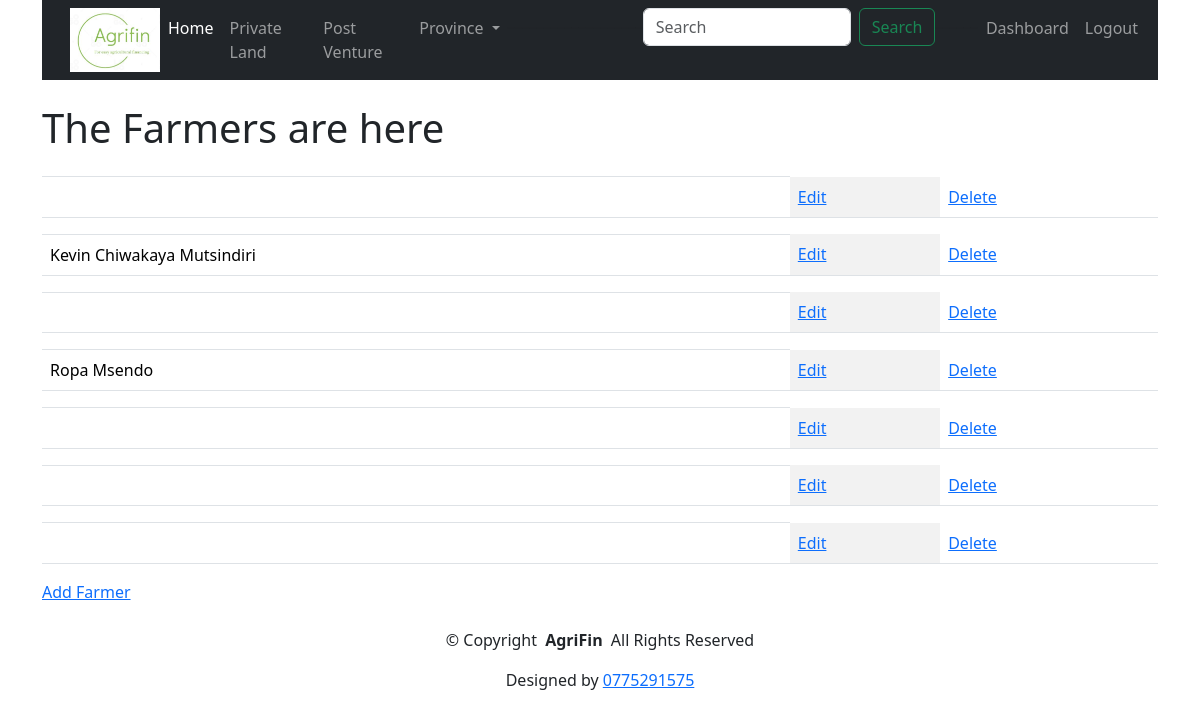
The app's page /farmers/ (signed in) with its own data.
### farmersapp/models.py (models this page shows, shortened)
class Farmer(models.Model):
    gender = (
   ('M','Male'),
   ('F','Female'),
   )
    user = models.OneToOneField(User,on_delete=models.CASCADE,null =True,blank = True)
    name = models.CharField(max_length=250)
    othername = models.CharField(max_length=250,null=True, blank=True)
    surname = models.CharField(max_length=250)
    address = models.CharField(max_length=250)
    phone = models.CharField(max_length=20)
    email = models.CharField(max_length=250, null=True,blank=True)
    gender = models.CharField(max_length=10,choices=gender)
    national_id = models.CharField(max_length=30,null =True,unique=True,editable=True,blank=False)

### farmersapp/views.py (the view)
# urls.py: path("farmers/",views.farmers,name="farmers"),
@login_required
def farmers(request):
    mfarmers = Farmer.objects.all()
    context = {'mfarmers': mfarmers}
    return render(request,'farmers.html',context)

### farmersapp/templates/farmers.html (shortened to what this page needs)
{%extends 'main.html'%}
    {% load bootstrap5 %} {% bootstrap_css %} {% bootstrap_javascript %}
  {%block content%}
  <h1>The Farmers are here</h1>
  <table class="table table-striped-columns">
    {%for farmer in mfarmers%}
    <th></th>
    <tr>
      <td>{{farmer.name}} {{farmer.surname}}</td>
      <td><a href="{% url 'updatefarmer' farmer.id %}">Edit</a></td>
      <td><a href="{% url 'deletefarmer' farmer.id %}">Delete</a></td>
    </tr>
    {%endfor%}
  </table>
  <a class="btn-getstarted" href="{% url 'createfarmer'%}">Add Farmer</a>
</html>
{%endblock%}

### records on screen
Farmer: name "Kevin Chiwakaya", surname "Mutsindiri"
Farmer: name "Ropa", surname "Msendo"
